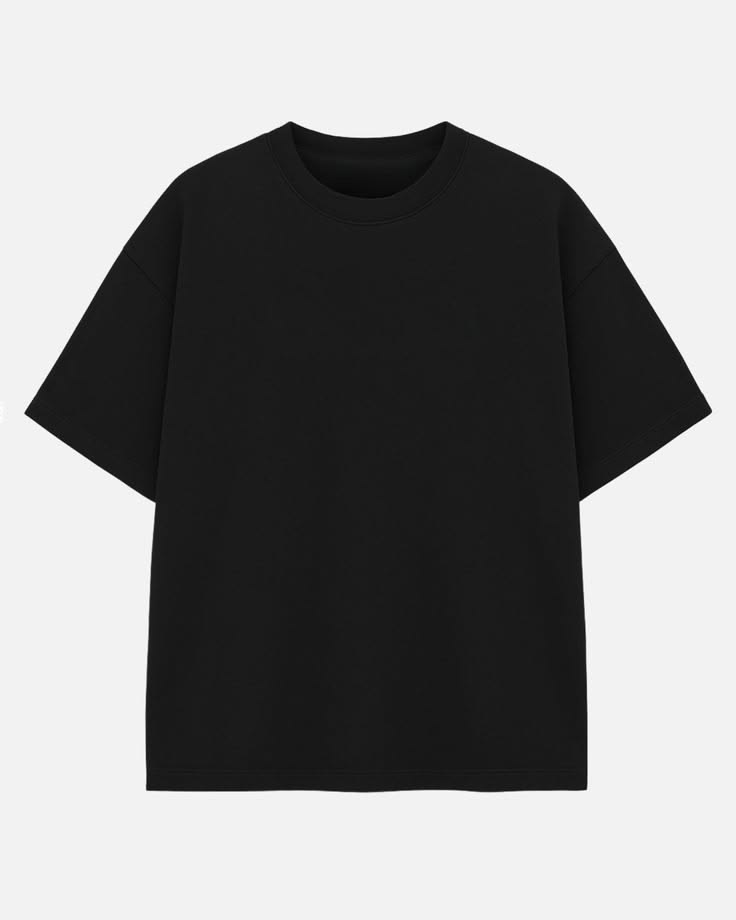
#> input picture ClothesHelper_App/images/user_1794936555172.png, 736 x 920 px
$ python -i color_extractor.py   (imports and definitions only)
#> lines starting #> are read from the running program, lines starting #| are printed output that depends on the picture
# -*- coding: utf-8 -*-
"""
Модуль извлечения доминирующего цвета одежды (ColorExtractor).
Устойчив к шумам и контрастному нейтральному фону.
"""
from PIL import Image
import colorsys

COLOR_PALETTE = {
    "Черный": (0, 0, 15),
    "Белый": (0, 0, 95),
    "Серый": (0, 0, 50),
    "Красный": (0, 80, 70),
    "Оранжевый": (30, 85, 80),
    "Желтый": (55, 85, 85),
    "Зеленый": (120, 70, 60),
    "Голубой": (195, 70, 75),
    "Синий": (230, 80, 50),
    "Фиолетовый": (280, 70, 55),
    "Розовый": (330, 60, 80),
    "Бежевый": (35, 30, 85),
    "Коричневый": (25, 60, 35)
}

def extract_dominant_color(image_path):
    """
    Анализирует изображение и определяет базовый доминирующий тон одежды.
    Игнорирует фон по периметру кадра.
    """
    try:
        img = Image.open(image_path).convert('RGB')
#> img is the input picture: PIL image 736x920 RGB; mean R, G, B 140.5, 140.5, 140.5
        img = img.resize((150, 150))
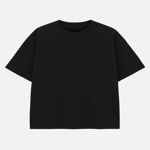
#> img: PIL image 150x150 RGB; mean R, G, B 140.5, 140.5, 140.5
        w, h = img.size
#> w = 150; h = 150

        # Берем центральную область (20% от краев отсекаем)
        left = int(w * 0.2)
#> left = 30
        top = int(h * 0.2)
#> top = 30
        right = int(w * 0.8)
#> right = 120
        bottom = int(h * 0.8)
#> bottom = 120

        center_crop = img.crop((left, top, right, bottom))
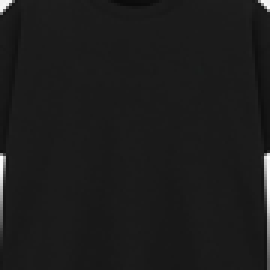
#> center_crop: PIL image 90x90 RGB (shown 3 times larger); mean R, G, B 28, 28, 28
        pixels = list(center_crop.getdata())
#> pixels = 8100 items, first 6: (242, 242, 242), (242, 242, 242), (246, 246, 246), (237, 237, 237), (101, 101, 101), (20, 20, 20)

        # Анализ пикселей
        color_scores = {c: 0 for c in COLOR_PALETTE}

        for r, g, b in pixels:
            # Преобразуем в HSV
            h_val, s_val, v_val = colorsys.rgb_to_hsv(r / 255.0, g / 255.0, b / 255.0)
            h_deg = h_val * 360.0
            s_pct = s_val * 100.0
            v_pct = v_val * 100.0

            # Классификация оттенка
            if v_pct < 20:
                color_scores["Черный"] += 1.5
            elif s_pct < 15 and v_pct > 80:
                color_scores["Белый"] += 1.0
            elif s_pct < 18:
                color_scores["Серый"] += 1.0
            elif s_pct < 35 and 20 <= h_deg <= 45 and v_pct > 60:
                color_scores["Бежевый"] += 1.5
            elif 10 <= h_deg <= 40 and v_pct < 50:
                color_scores["Коричневый"] += 1.2
            elif (h_deg >= 345 or h_deg < 15):
                color_scores["Красный"] += 1.0
            elif 15 <= h_deg < 45:
                color_scores["Оранжевый"] += 1.0
            elif 45 <= h_deg < 70:
                color_scores["Желтый"] += 1.0
            elif 70 <= h_deg < 165:
                color_scores["Зеленый"] += 1.0
            elif 165 <= h_deg < 210:
                color_scores["Голубой"] += 1.0
            elif 210 <= h_deg < 260:
                color_scores["Синий"] += 1.0
            elif 260 <= h_deg < 310:
                color_scores["Фиолетовый"] += 1.0
            elif 310 <= h_deg < 345:
                color_scores["Розовый"] += 1.0
#> this loop made 8100 passes
#> (r, g, b, v_val, v_pct) on passes 1 to 3: (242, 242, 242, 0.949, 94.9), (242, 242, 242, 0.949, 94.9), (246, 246, 246, 0.965, 96.47)
#> after the loop, color_scores = 13 items

        dominant = max(color_scores, key=color_scores.get)
#> dominant = 'Черный'
        return dominant
    except Exception as e:
        print(f"Color extraction error: {e}")
        return "Черный"

>>> result = extract_dominant_color('../ClothesHelper_App/images/user_1794936555172.png')
#> result = 'Черный'
